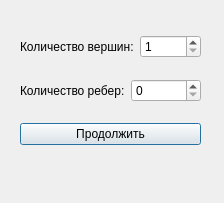
<?xml version="1.0" encoding="UTF-8"?>
<ui version="4.0">
 <class>NewMatrixForm</class>
 <widget class="QDialog" name="NewMatrixForm">
  <property name="geometry">
   <rect>
    <x>0</x>
    <y>0</y>
    <width>224</width>
    <height>203</height>
   </rect>
  </property>
  <property name="windowTitle">
   <string>Новый граф</string>
  </property>
  <widget class="QWidget" name="layoutWidget">
   <property name="geometry">
    <rect>
     <x>20</x>
     <y>20</y>
     <width>181</width>
     <height>141</height>
    </rect>
   </property>
   <layout class="QVBoxLayout" name="verticalLayout">
    <item>
     <layout class="QHBoxLayout" name="horizontalLayout">
      <item>
       <widget class="QLabel" name="label">
        <property name="text">
         <string>Количество вершин:</string>
        </property>
       </widget>
      </item>
      <item>
       <widget class="QSpinBox" name="spinVerts">
        <property name="minimum">
         <number>1</number>
        </property>
        <property name="maximum">
         <number>20</number>
        </property>
       </widget>
      </item>
     </layout>
    </item>
    <item>
     <layout class="QHBoxLayout" name="horizontalLayout_2">
      <item>
       <widget class="QLabel" name="label_2">
        <property name="text">
         <string>Количество ребер:</string>
        </property>
       </widget>
      </item>
      <item>
       <widget class="QSpinBox" name="spinEdges">
        <property name="maximum">
         <number>50</number>
        </property>
       </widget>
      </item>
     </layout>
    </item>
    <item>
     <widget class="QPushButton" name="button">
      <property name="text">
       <string>Продолжить</string>
      </property>
     </widget>
    </item>
   </layout>
  </widget>
 </widget>
 <resources/>
 <connections/>
</ui>
